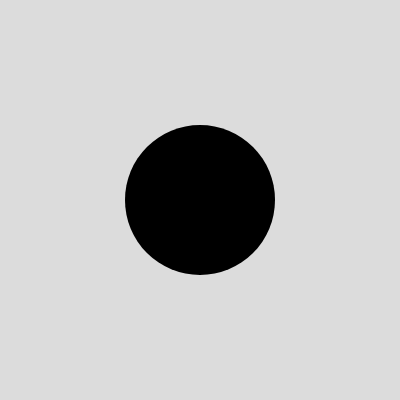
Frame 1 (no input)
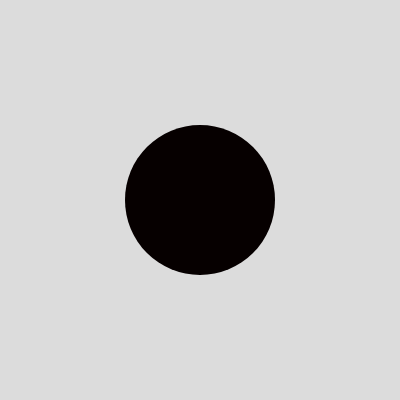
Frame 60 (no input)
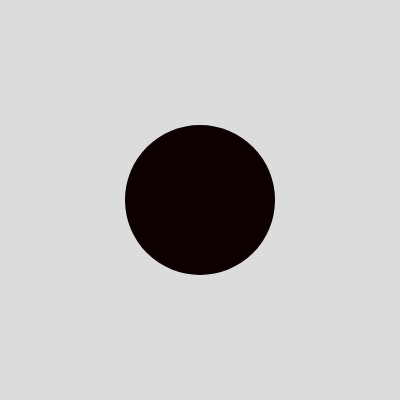
Frame 120 (the mouse pressed at the canvas centre since frame 60)

The p5.js sketch that drew these frames (run headless with seeded random() and noise() and a simulated clock; from frame 60 on, the mouse is pressed at the canvas centre):

// p5.js sketch
// ── sketch.js
let x = 200;
let y = 200;
let diameter = 150;
let red = 0;

function setup() {
  createCanvas(400, 400);
}

function draw() {
  red += 0.1;

  background(220);
  noStroke();
  fill(red, 0, 0);
  circle(x, y, diameter);
}
